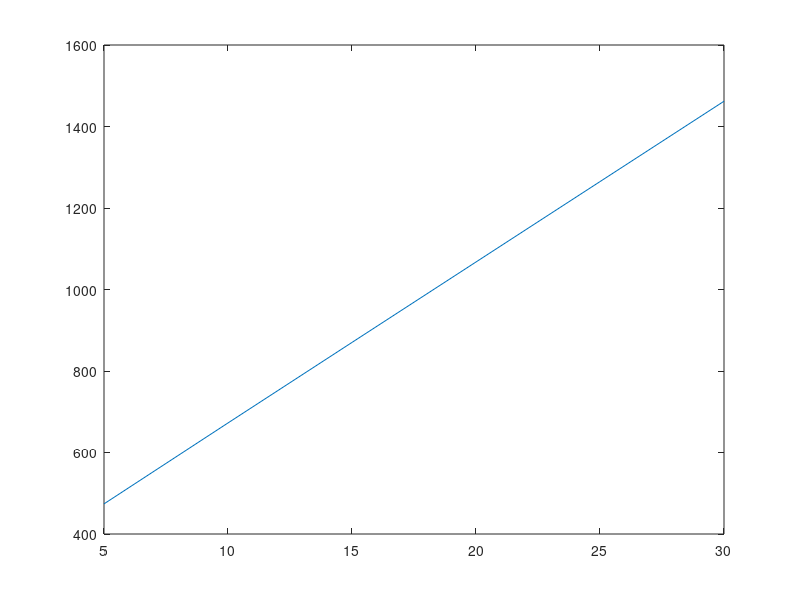

Write the MATLAB code that produced this figure.
operating_point='F'

if operating_point=='A'
vd = -22.4; %  d-axis voltage value in V
vq = 8.4; %  q-axis voltage value in V
id = -565.4; %  d-axis current value in A
iq = 570.5; %  q-axis current value in A
Ld= 109e-6; % d-axis inductance value in H
Lq=109e-6; % q-axis inductance value in H
Vdc= 625; % DC link voltage in V
electrical_frequency=20; % Hz
end

if operating_point=='B'
vd = -308.8; %  d-axis voltage value in V
vq = 101.2; %  q-axis voltage value in V
id = -688.5; %  d-axis current value in A
iq = 457.4; %  q-axis current value in A
Ld= 116e-6; % d-axis inductance value in H
Lq=156e-6; % q-axis inductance value in H
Vdc= 625; % DC link voltage in V
electrical_frequency=300; % Hz
end


if operating_point=='C'
vd = -254; %  d-axis voltage value in V
vq = 202.7; %  q-axis voltage value in V
id = -253.6; %  d-axis current value in A
iq = 318.8; %  q-axis current value in A
Ld= 125e-6; % d-axis inductance value in H
Lq=209e-6; % q-axis inductance value in H
Vdc= 625; % DC link voltage in V
electrical_frequency=300; % Hz
end



if operating_point=='D'
vd = -184.4; %  d-axis voltage value in V
vq = 248.5; %  q-axis voltage value in V
id = -92.3; %  d-axis current value in A
iq = 192.7; %  q-axis current value in A
Ld= 135e-6; % d-axis inductance value in H
Lq=330e-6; % q-axis inductance value in H
Vdc= 625; % DC link voltage in V
electrical_frequency=300; % Hz
end



if operating_point=='E'
vd = -301.9; %  d-axis voltage value in V
vq = 120.1; %  q-axis voltage value in V
id = -774.2; %  d-axis current value in A
iq = 200.4; %  q-axis current value in A
Ld= 133e-6; % d-axis inductance value in H
Lq=394e-6; % q-axis inductance value in H
Vdc= 625; % DC link voltage in V
electrical_frequency=500; % Hz
end



if operating_point=='F'
vd = -211.9; %  d-axis voltage value in V
vq = 246.3; %  q-axis voltage value in V
id = -468.9; %  d-axis current value in A
iq = 118.6; %  q-axis current value in A
Ld= 145e-6; % d-axis inductance value in H
Lq=  503e-6; % q-axis inductance value in H
Vdc= 625; % DC link voltage in V
electrical_frequency=500; % Hz
end


S = vd * id + vq * iq; % Real power in dq
V_peak = sqrt(vd^2 + vq^2); % Magnitude of voltage vector
I_peak = sqrt(id^2 + iq^2); % Magnitude of current vector

theta_pf = S / (V_peak * I_peak);
m_a=V_peak/Vdc;
ffund=electrical_frequency;
I_peak
%%
Fsw_a=5e3:5e3:30e3;
A_die=500;

P_on_x=[];
P_zcs_x=[];
P_over_x=[];

for fsw=Fsw_a

k_r=7.2*1e-3;
alpha_r= 1.6;
U_b=0.9; % kV 
r_on=k_r * (U_b*1000)^(alpha_r)/A_die/1000; %% I changed this formulation because it is not correct 

P_c= 0;
sample_theta=1e-2;

for theta=theta_pf:sample_theta:(theta_pf+pi)
    IL= I_peak*sin(theta-theta_pf);
    D_upper= (1+m_a*sin(theta))/2;
    D_lower= (1-m_a*sin(theta))/2;
    P_c= P_c+ (r_on*IL^2*D_upper*sample_theta)+  (r_on*IL^2*D_lower*sample_theta);
end


Udc=625; 
Ub=U_b*1e3;
k_c=1.6e4;
alpha_c=-1;
C_oss= k_c*(Ub^alpha_c)*A_die*1e-12;
Esw=C_oss*Udc^2;

E_zcs= 0;
sample_theta=1e-2;

sample_theta=ffund*2*pi/(fsw);

for theta=theta_pf:sample_theta:(theta_pf+pi)
    E_zcs= E_zcs+ Esw;
end

dv_dt=20e3/1e-6; % V/s
di_dt=20e3/1e-6; % V/s

E_over=0;
for theta=theta_pf:sample_theta:(theta_pf+pi)
   IL= abs(I_peak*sin(theta-theta_pf));
   E_over2= ((Udc*IL.^2/di_dt)+(Udc^2.*IL/dv_dt));
   E_over =E_over + E_over2;
end


P_on_x=[P_on_x 2*P_c/2/pi];
P_zcs_x=[P_zcs_x  ffund*2*E_zcs];
P_over_x=[P_over_x  ffund*2*E_over];

end

P_totx= 3*(P_on_x+P_zcs_x+P_over_x);


figure()

plot(Fsw_a/1e3,P_totx)

P_totx
